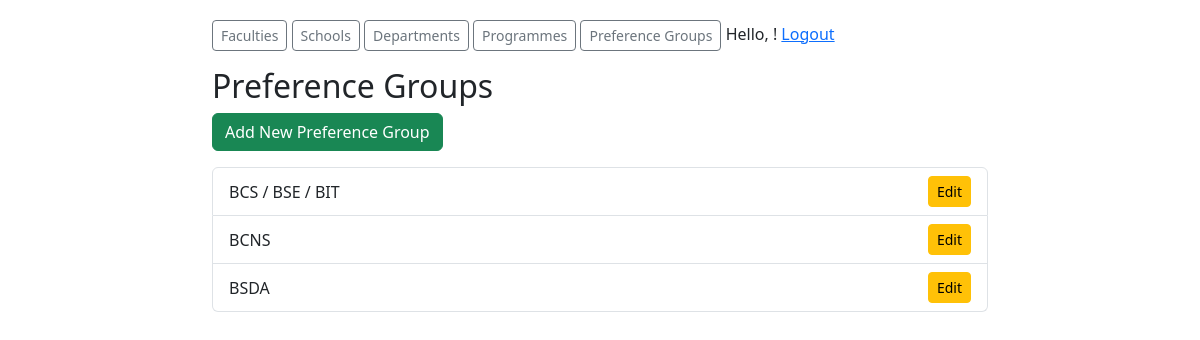
/academics-admin/preference-groups/ (signed in), run on the app's committed database.
### academics/models.py (models this page shows, shortened)
class ProgrammePreferenceGroup(models.Model):
    name = models.CharField(max_length=100)
    programme = models.ManyToManyField(Programme, blank=True, related_name='preference_groups')

### academics/views.py (the view)
# urls.py: path('preference-groups/', views.ProgrammePreferenceGroupListView.as_view(), name='preferencegroup_list'),
class ProgrammePreferenceGroupListView(CoordinatorRequiredMixin, ListView):
    model = ProgrammePreferenceGroup
    template_name = 'academics/preferencegroup_list.html'
    context_object_name = 'preference_groups'

### academics/mixins.py (called while the page is built)
    def test_func(self):
        return self.request.user.is_authenticated and \
               self.request.user.groups.filter(name='Coordinator').exists()

### templates/academics/preferencegroup_list.html (shortened to what this page needs)
{% extends "academics/base_academics.html" %}
{% block content %}
    <h2>Preference Groups</h2>
    <a href="{% url 'academics:preferencegroup_add' %}" class="btn btn-success mb-3">Add New Preference Group</a>
    {% if preference_groups %}
        <ul class="list-group">
            {% for preference in preference_groups %}
                <li class="list-group-item d-flex justify-content-between align-items-center">
                    {{ preference.name }}
                    <a href="{% url 'academics:preferencegroup_edit' preference.pk %}" class="btn btn-sm btn-warning">Edit</a>
                </li>
            {% endfor %}
        </ul>
    {% else %}
        <p>No preference groups found.</p>
    {% endif %}
{% endblock %}

### templates/academics/base_academics.html (style rules this page uses)
body { padding: 20px; }

### data on the page
ProgrammePreferenceGroup: name "BCS / BSE / BIT"
ProgrammePreferenceGroup: name "BCNS"
ProgrammePreferenceGroup: name "BSDA"
